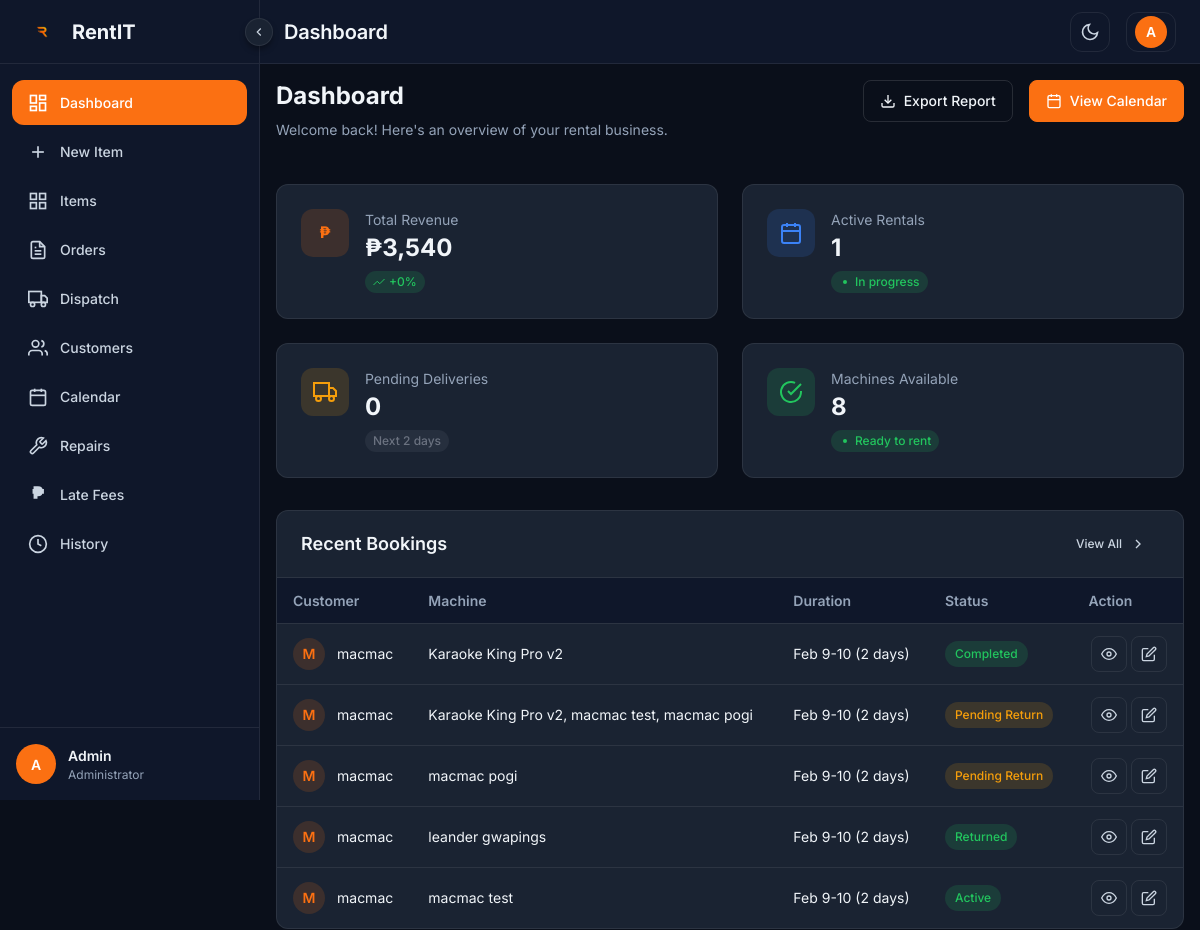
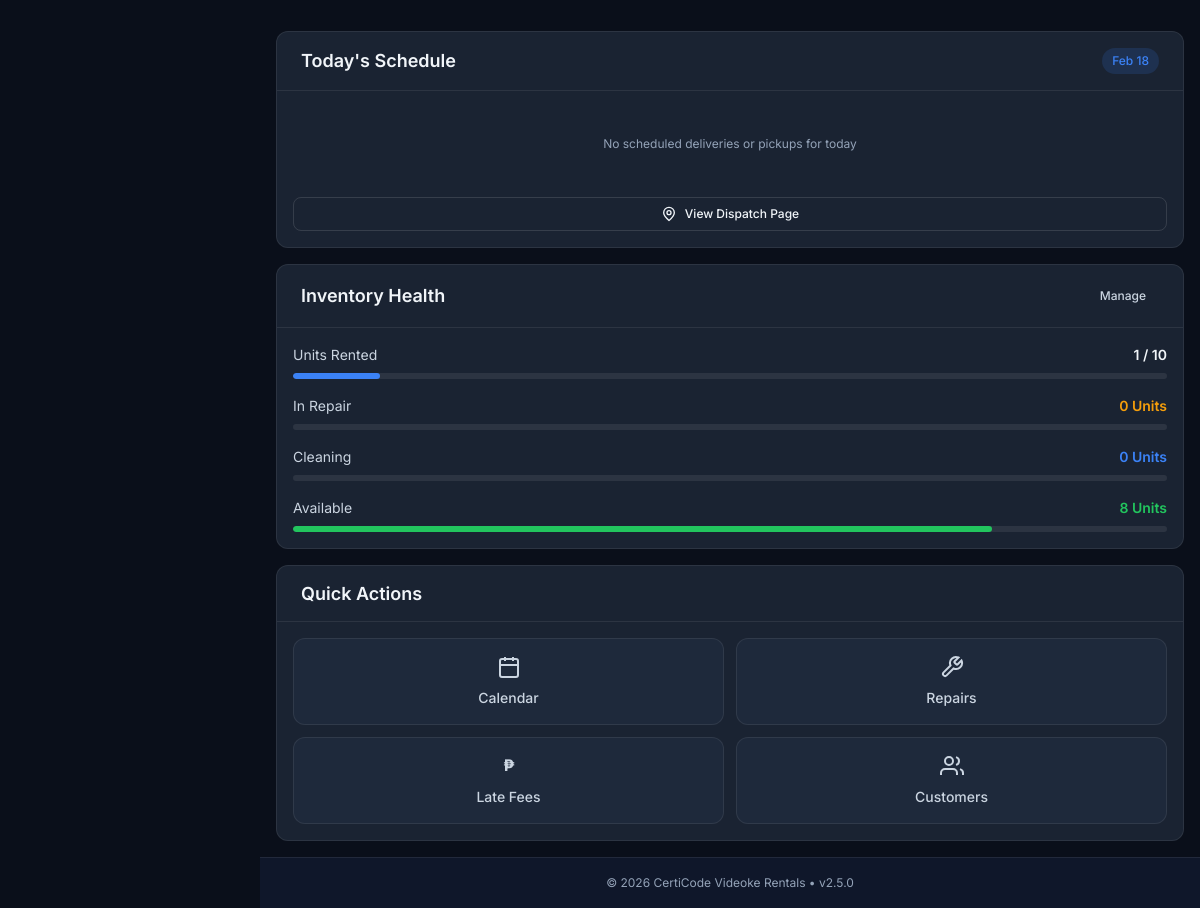
Page /admin/dashboard/dashboard.php (signed in) on the committed database (2 pictures, top to bottom).
### tables this page shows
CREATE TABLE `rental` (
  `order_id` int(11) NOT NULL,
  `user_id` int(11) DEFAULT NULL,
  `rental_status` varchar(50) DEFAULT NULL,
  `return_reason` text DEFAULT NULL,
  `extension_days` int(11) DEFAULT 0,
  `total_price` decimal(10,2) DEFAULT NULL,
  `late_fee` decimal(10,2) DEFAULT 0.00,
  `venue` varchar(255) DEFAULT NULL,
  `customer_address` text DEFAULT NULL,
  `start_date` date DEFAULT NULL,
  `end_date` date DEFAULT NULL,
  `driver_id` int(11) DEFAULT NULL
);

CREATE TABLE `users` (
  `id` int(11) NOT NULL,
  `full_name` varchar(100) DEFAULT NULL,
  `email` varchar(100) NOT NULL,
  `phone` varchar(20) DEFAULT NULL,
  `password` varchar(255) NOT NULL,
  `profile_picture` longblob DEFAULT NULL,
  `id_front` longblob DEFAULT NULL,
  `id_back` longblob DEFAULT NULL,
  `address` text DEFAULT NULL,
  `role` enum('admin','customer') DEFAULT 'customer',
  `created_at` timestamp NOT NULL DEFAULT current_timestamp(),
  `updated_at` timestamp NOT NULL DEFAULT current_timestamp() ON UPDATE current_timestamp(),
  `reset_token` varchar(255) DEFAULT NULL,
  `reset_expiry` datetime DEFAULT NULL,
  `membership_level` varchar(20) DEFAULT 'Bronze'
);

### admin/dashboard/dashboard.php (the view, shortened to what the rows shown need)
<?php
require_once __DIR__ . '/../../config.php';
$recentBookingsQuery = "SELECT r.order_id, r.rental_status, r.start_date, r.end_date, r.venue, r.customer_address,
                        u.full_name as customer_name, u.email as customer_email,
                        GROUP_CONCAT(i.item_name SEPARATOR ', ') as items
                        FROM rental r
                        LEFT JOIN users u ON r.user_id = u.id
                        LEFT JOIN rental_item ri ON r.order_id = ri.order_id
                        LEFT JOIN item i ON ri.item_id = i.item_id
                        GROUP BY r.order_id
                        ORDER BY r.start_date DESC
                        LIMIT 5";
$recentBookingsResult = mysqli_query($conn, $recentBookingsQuery);
$recentBookings = [];
while ($row = mysqli_fetch_assoc($recentBookingsResult)) {
    $recentBookings[] = $row;
}
function getStatusBadgeClass($status) {
    $status = strtolower($status);
    switch ($status) {
        case 'active':
        case 'confirmed':
        case 'completed':
        case 'returned':
            return 'status-success';
        case 'pending':
        case 'pending return':
            return 'status-pending';
    }
}
?>
<!DOCTYPE html>
<html lang="en">
<head>
    <link rel="stylesheet" href="admin/shared/css/admin-theme.css">
    <link rel="stylesheet" href="admin/shared/css/admin-globals.css">
    <link rel="stylesheet" href="admin/shared/css/admin-components.css">
    <link rel="stylesheet" href="admin/dashboard/css/dashboard-new.css">
</head>
<body>
    <div class="admin-wrapper">
        <main class="admin-main">
            <div class="admin-content">
                <div class="admin-page-header">
                    <div>
                        <h1 class="admin-page-title">Dashboard</h1>
                    </div>
                </div>
                <div class="dashboard-grid">
                    <section class="admin-card bookings-section animate-fadeInUp">
                        <div class="admin-card-header">
                            <h2 class="admin-card-title">Recent Bookings</h2>
                        </div>
                        <div class="admin-card-body" style="padding: 0;">
                            <div class="admin-table-wrapper" style="border: none; border-radius: 0;">
                                <table class="admin-table">
                                    <thead>
                                        <tr>
                                            <th title="Customer who made the booking">Customer</th>
                                            <th title="Equipment model rented">Machine</th>
                                            <th title="Rental period">Duration</th>
                                            <th title="Current booking status">Status</th>
                                            <th title="Available actions">Action</th>
                                        </tr>
                                    </thead>
                                    <tbody>
                                        <?php if (count($recentBookings) > 0): ?>
                                            <?php foreach ($recentBookings as $booking): ?>
                                                <?php
                                                    $startDate = new DateTime($booking['start_date']);
                                                    $endDate = new DateTime($booking['end_date']);
                                                    $duration = $startDate->diff($endDate)->days + 1;
                                                    $customerInitial = strtoupper(substr($booking['customer_name'] ?? 'U', 0, 1));
                                                    $customerName = $booking['customer_name'] ?? 'Unknown Customer';
                                                    $items = $booking['items'] ?? 'No items';
                                                    $statusClass = getStatusBadgeClass($booking['rental_status']);
                                                ?>
                                                <tr>
                                                    <td>
                                                        <div class="customer-cell">
                                                            <div class="customer-avatar"><?php echo $customerInitial; ?></div>
                                                            <span><?php echo htmlspecialchars($customerName); ?></span>
                                                        </div>
                                                    </td>
                                                    <td><?php echo htmlspecialchars($items); ?></td>
                                                    <td title="<?php echo $startDate->format('M j') . ' - ' . $endDate->format('M j, Y'); ?>">
                                                        <?php echo $startDate->format('M j') . '-' . $endDate->format('j'); ?> (<?php echo $duration; ?> day<?php echo $duration > 1 ? 's' : ''; ?>)
                                                    </td>
                                                    <td><span class="status-badge <?php echo $statusClass; ?>"><?php echo htmlspecialchars($booking['rental_status']); ?></span></td>
                                                    <td>
                                                        <div class="table-action-btns">
                                                            <button class="btn-icon" title="View booking details" onclick="viewBooking(<?php echo $booking['order_id']; ?>)">
                                                                <svg viewBox="0 0 24 24" width="16" height="16" fill="none" stroke="currentColor" stroke-width="2">
                                                                    <path d="M1 12s4-8 11-8 11 8 11 8-4 8-11 8-11-8-11-8z"/>
                                                                    <circle cx="12" cy="12" r="3"/>
                                                                </svg>
                                                            </button>
                                                            <button class="btn-icon" title="Edit booking" onclick="editBooking(<?php echo $booking['order_id']; ?>)">
                                                                <svg viewBox="0 0 24 24" width="16" height="16" fill="none" stroke="currentColor" stroke-width="2">
                                                                    <path d="M11 4H4a2 2 0 0 0-2 2v14a2 2 0 0 0 2 2h14a2 2 0 0 0 2-2v-7"/>
                                                                    <path d="M18.5 2.5a2.121 2.121 0 0 1 3 3L12 15l-4 1 1-4 9.5-9.5z"/>
                                                                </svg>
                                                            </button>
                                                        </div>
                                                    </td>
                                                </tr>
                                            <?php endforeach; ?>
                                        <?php endif; ?>
                                    </tbody>
                                </table>
                            </div>
                        </div>
                    </section>
                    <div class="dashboard-sidebar">
                        <section class="admin-card schedule-card animate-fadeInUp">
                            <div class="admin-card-header">
                                <h2 class="admin-card-title">Today's Schedule</h2>
                            </div>
                        </section>
                        <section class="admin-card inventory-card animate-fadeInUp">
                            <div class="admin-card-header">
                                <h2 class="admin-card-title">Inventory Health</h2>
                            </div>
                        </section>
                        <section class="admin-card quick-actions animate-fadeInUp">
                            <div class="admin-card-header">
                                <h2 class="admin-card-title">Quick Actions</h2>
                            </div>
                        </section>
                    </div>
                </div>
            </div>
        </main>
    </div>
</body>
</html>

### rows in the picture
rental: user.full_name "M", user.full_name "macmac", items "Karaoke King Pro v2", start_date "Feb 9", end_date "10", duration "2", rental_status "Completed"
rental: user.full_name "M", user.full_name "macmac", items "Karaoke King Pro v2, macmac test, macmac pogi", start_date "Feb 9", end_date "10", duration "2", rental_status "Pending Return"
rental: user.full_name "M", user.full_name "macmac", items "macmac pogi", start_date "Feb 9", end_date "10", duration "2", rental_status "Pending Return"
rental: user.full_name "M", user.full_name "macmac", items "leander gwapings", start_date "Feb 9", end_date "10", duration "2", rental_status "Returned"
rental: user.full_name "M", user.full_name "macmac", items "macmac test", start_date "Feb 9", end_date "10", duration "2", rental_status "Active"

### other values in the picture
formatCurrency($totalRevenue) "₱3,540"
$revenueChange "0"
$activeRentals "1"
$pendingDeliveries "0"
$machinesAvailable "8"
$itemsRented "1"
$totalItems "10"
$itemsRepair "0"
$itemsCleaning "0"
